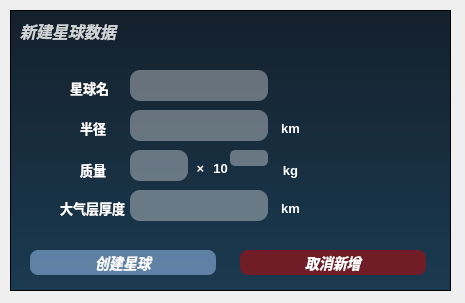
<?xml version="1.0" encoding="UTF-8"?>
<ui version="4.0">
 <class>Dialog</class>
 <widget class="QDialog" name="Dialog">
  <property name="geometry">
   <rect>
    <x>0</x>
    <y>0</y>
    <width>465</width>
    <height>303</height>
   </rect>
  </property>
  <property name="windowTitle">
   <string>Dialog</string>
  </property>
  <widget class="QFrame" name="frame">
   <property name="geometry">
    <rect>
     <x>10</x>
     <y>10</y>
     <width>441</width>
     <height>281</height>
    </rect>
   </property>
   <property name="styleSheet">
    <string notr="true">QFrame#frame{
	background-color:qlineargradient(x0:0,y1:0,x0:1,y2:2,stop:0 rgb(20,32,44),stop:1 rgb(32,85,117));
}</string>
   </property>
   <property name="frameShape">
    <enum>QFrame::StyledPanel</enum>
   </property>
   <property name="frameShadow">
    <enum>QFrame::Raised</enum>
   </property>
   <widget class="QPushButton" name="planet_create_">
    <property name="geometry">
     <rect>
      <x>20</x>
      <y>240</y>
      <width>189</width>
      <height>25</height>
     </rect>
    </property>
    <property name="maximumSize">
     <size>
      <width>16777215</width>
      <height>32</height>
     </size>
    </property>
    <property name="styleSheet">
     <string notr="true">QPushButton{
	color:rgb(255, 255, 255);
	background-color:rgba(165,205,255,125);
	border:0px outset rgb(255,255,255);
	border-radius:8px;
	text-align:center center;
	margin-right:3px;
	margin-bottom:0px;
	font-size:14px;
	font-style:italic;
	font-weight:bold;
	font:bold 18px &quot;Microsoft YaHei&quot;;
}
QPushButton:hover{
	background-color:rgba(165,205,255,80%);
	border:2px outset rgba(36,36,36,0);
}
QPushButton:pressed{
	background-color:rgba(165,205,255,90%);
	border:4px outset rgba(36,36,36,0);
}</string>
    </property>
    <property name="text">
     <string>创建星球</string>
    </property>
   </widget>
   <widget class="QPushButton" name="planet_delete_">
    <property name="geometry">
     <rect>
      <x>230</x>
      <y>240</y>
      <width>189</width>
      <height>25</height>
     </rect>
    </property>
    <property name="maximumSize">
     <size>
      <width>16777215</width>
      <height>32</height>
     </size>
    </property>
    <property name="styleSheet">
     <string notr="true">QPushButton{
	color:rgb(255, 255, 255);
	background-color:rgba(205, 0, 0,125);
	border:0px outset rgb(255,255,255);
	border-radius:8px;
	text-align:center center;
	margin-right:3px;
	margin-bottom:0px;
	font-size:14px;
	font-style:italic;
	font-weight:bold;
	font:bold 18px &quot;Microsoft YaHei&quot;;
}
QPushButton:hover{
	background-color:rgba(205,0,0,80%);
	border:2px outset rgba(36,36,36,0);
}
QPushButton:pressed{
	background-color:rgba(205,0,0,90%);
	border:4px outset rgba(36,36,36,0);
}</string>
    </property>
    <property name="text">
     <string>取消新增</string>
    </property>
   </widget>
   <widget class="QLabel" name="label_3">
    <property name="geometry">
     <rect>
      <x>10</x>
      <y>0</y>
      <width>101</width>
      <height>41</height>
     </rect>
    </property>
    <property name="styleSheet">
     <string notr="true">QLabel{
	color:rgba(255, 255, 255,0.8);
	font-size:16px;
	font-style:italic;
	font-weight:bold;
	font:bold 16px &quot;Microsoft YaHei&quot;;	
	background-color: rgba(255, 255, 255, 0%);
}</string>
    </property>
    <property name="text">
     <string>新建星球数据</string>
    </property>
   </widget>
   <widget class="QLabel" name="label">
    <property name="geometry">
     <rect>
      <x>70</x>
      <y>110</y>
      <width>31</width>
      <height>16</height>
     </rect>
    </property>
    <property name="styleSheet">
     <string notr="true">QLabel{
	background-color: rgba(255, 255, 255, 0%);
	color:rgb(255, 255, 255);
	font-size:13px;
	font-weight:bold;
	font:bold 13px &quot;Microsoft YaHei&quot;;
}</string>
    </property>
    <property name="text">
     <string>半径</string>
    </property>
   </widget>
   <widget class="QLineEdit" name="R">
    <property name="geometry">
     <rect>
      <x>120</x>
      <y>100</y>
      <width>141</width>
      <height>31</height>
     </rect>
    </property>
    <property name="cursor">
     <cursorShape>ArrowCursor</cursorShape>
    </property>
    <property name="focusPolicy">
     <enum>Qt::WheelFocus</enum>
    </property>
    <property name="layoutDirection">
     <enum>Qt::LeftToRight</enum>
    </property>
    <property name="styleSheet">
     <string notr="true">QLineEdit{
	color:rgb(255, 255, 255);
	background-color:rgba(255,255,255, 35%);
	border:0px outset rgb(255,255,255);
	border-radius:10px;
	text-align:center center;
	margin-right:3px;
	margin-bottom:0px;
	font-size:13px;
	font:13px &quot;Microsoft YaHei&quot;;
}</string>
    </property>
    <property name="alignment">
     <set>Qt::AlignCenter</set>
    </property>
    <property name="dragEnabled">
     <bool>false</bool>
    </property>
    <property name="readOnly">
     <bool>false</bool>
    </property>
   </widget>
   <widget class="QLabel" name="label_2">
    <property name="geometry">
     <rect>
      <x>70</x>
      <y>150</y>
      <width>31</width>
      <height>20</height>
     </rect>
    </property>
    <property name="styleSheet">
     <string notr="true">QLabel{
	background-color: rgba(255, 255, 255, 0%);
	color:rgb(255, 255, 255);
	font-size:13px;
	font-weight:bold;
	font:bold 13px &quot;Microsoft YaHei&quot;;
}</string>
    </property>
    <property name="text">
     <string>质量</string>
    </property>
   </widget>
   <widget class="QLineEdit" name="M1">
    <property name="geometry">
     <rect>
      <x>120</x>
      <y>140</y>
      <width>61</width>
      <height>31</height>
     </rect>
    </property>
    <property name="cursor">
     <cursorShape>ArrowCursor</cursorShape>
    </property>
    <property name="focusPolicy">
     <enum>Qt::WheelFocus</enum>
    </property>
    <property name="layoutDirection">
     <enum>Qt::LeftToRight</enum>
    </property>
    <property name="styleSheet">
     <string notr="true">QLineEdit{
	color:rgb(255, 255, 255);
	background-color:rgba(255,255,255, 35%);
	border:0px outset rgb(255,255,255);
	border-radius:10px;
	text-align:center center;
	margin-right:3px;
	margin-bottom:0px;
	font-size:13px;
	font:13px &quot;Microsoft YaHei&quot;;
}</string>
    </property>
    <property name="alignment">
     <set>Qt::AlignCenter</set>
    </property>
    <property name="dragEnabled">
     <bool>false</bool>
    </property>
    <property name="readOnly">
     <bool>false</bool>
    </property>
   </widget>
   <widget class="QLabel" name="label_6">
    <property name="geometry">
     <rect>
      <x>270</x>
      <y>110</y>
      <width>21</width>
      <height>16</height>
     </rect>
    </property>
    <property name="styleSheet">
     <string notr="true">QLabel{
	background-color: rgba(255, 255, 255, 0%);
	color:rgb(255, 255, 255);
	font-size:13px;
	font-weight:bold;
	font:bold 13px &quot;Microsoft YaHei&quot;;
}</string>
    </property>
    <property name="text">
     <string>km</string>
    </property>
    <property name="alignment">
     <set>Qt::AlignCenter</set>
    </property>
   </widget>
   <widget class="QLabel" name="label_7">
    <property name="geometry">
     <rect>
      <x>180</x>
      <y>150</y>
      <width>21</width>
      <height>16</height>
     </rect>
    </property>
    <property name="styleSheet">
     <string notr="true">QLabel{
	background-color: rgba(255, 255, 255, 0%);
	color:rgb(255, 255, 255);
	font-size:13px;
	font-weight:bold;
	font:bold 13px &quot;Microsoft YaHei&quot;;
}</string>
    </property>
    <property name="text">
     <string>×</string>
    </property>
    <property name="alignment">
     <set>Qt::AlignCenter</set>
    </property>
   </widget>
   <widget class="QLineEdit" name="M10">
    <property name="geometry">
     <rect>
      <x>220</x>
      <y>140</y>
      <width>41</width>
      <height>16</height>
     </rect>
    </property>
    <property name="cursor">
     <cursorShape>ArrowCursor</cursorShape>
    </property>
    <property name="focusPolicy">
     <enum>Qt::WheelFocus</enum>
    </property>
    <property name="layoutDirection">
     <enum>Qt::LeftToRight</enum>
    </property>
    <property name="styleSheet">
     <string notr="true">QLineEdit{
	color:rgb(255, 255, 255);
	background-color:rgba(255,255,255, 35%);
	border:0px outset rgb(255,255,255);
	border-radius:5px;
	text-align:center center;
	margin-right:3px;
	margin-bottom:0px;
	font-size:10px;
	font:10px bold &quot;Microsoft YaHei&quot;;
}</string>
    </property>
    <property name="alignment">
     <set>Qt::AlignCenter</set>
    </property>
    <property name="dragEnabled">
     <bool>false</bool>
    </property>
    <property name="readOnly">
     <bool>false</bool>
    </property>
   </widget>
   <widget class="QLabel" name="label_8">
    <property name="geometry">
     <rect>
      <x>200</x>
      <y>150</y>
      <width>21</width>
      <height>16</height>
     </rect>
    </property>
    <property name="styleSheet">
     <string notr="true">QLabel{
	background-color: rgba(255, 255, 255, 0%);
	color:rgb(255, 255, 255);
	font-size:13px;
	font-weight:bold;
	font:bold 13px &quot;Microsoft YaHei&quot;;
}</string>
    </property>
    <property name="text">
     <string>10</string>
    </property>
    <property name="alignment">
     <set>Qt::AlignCenter</set>
    </property>
   </widget>
   <widget class="QLabel" name="label_9">
    <property name="geometry">
     <rect>
      <x>270</x>
      <y>150</y>
      <width>21</width>
      <height>21</height>
     </rect>
    </property>
    <property name="styleSheet">
     <string notr="true">QLabel{
	background-color: rgba(255, 255, 255, 0%);
	color:rgb(255, 255, 255);
	font-size:13px;
	font-weight:bold;
	font:bold 13px &quot;Microsoft YaHei&quot;;
}</string>
    </property>
    <property name="text">
     <string>kg</string>
    </property>
    <property name="alignment">
     <set>Qt::AlignCenter</set>
    </property>
   </widget>
   <widget class="QLabel" name="label_4">
    <property name="geometry">
     <rect>
      <x>50</x>
      <y>190</y>
      <width>71</width>
      <height>16</height>
     </rect>
    </property>
    <property name="styleSheet">
     <string notr="true">QLabel{
	background-color: rgba(255, 255, 255, 0%);
	color:rgb(255, 255, 255);
	font-size:13px;
	font-weight:bold;
	font:bold 13px &quot;Microsoft YaHei&quot;;
}</string>
    </property>
    <property name="text">
     <string>大气层厚度</string>
    </property>
   </widget>
   <widget class="QLineEdit" name="D">
    <property name="geometry">
     <rect>
      <x>120</x>
      <y>180</y>
      <width>141</width>
      <height>31</height>
     </rect>
    </property>
    <property name="cursor">
     <cursorShape>ArrowCursor</cursorShape>
    </property>
    <property name="focusPolicy">
     <enum>Qt::WheelFocus</enum>
    </property>
    <property name="layoutDirection">
     <enum>Qt::LeftToRight</enum>
    </property>
    <property name="styleSheet">
     <string notr="true">QLineEdit{
	color:rgb(255, 255, 255);
	background-color:rgba(255,255,255, 35%);
	border:0px outset rgb(255,255,255);
	border-radius:10px;
	text-align:center center;
	margin-right:3px;
	margin-bottom:0px;
	font-size:13px;
	font:13px &quot;Microsoft YaHei&quot;;
}</string>
    </property>
    <property name="alignment">
     <set>Qt::AlignCenter</set>
    </property>
    <property name="dragEnabled">
     <bool>false</bool>
    </property>
    <property name="readOnly">
     <bool>false</bool>
    </property>
   </widget>
   <widget class="QLabel" name="label_10">
    <property name="geometry">
     <rect>
      <x>270</x>
      <y>190</y>
      <width>21</width>
      <height>16</height>
     </rect>
    </property>
    <property name="styleSheet">
     <string notr="true">QLabel{
	background-color: rgba(255, 255, 255, 0%);
	color:rgb(255, 255, 255);
	font-size:13px;
	font-weight:bold;
	font:bold 13px &quot;Microsoft YaHei&quot;;
}</string>
    </property>
    <property name="text">
     <string>km</string>
    </property>
    <property name="alignment">
     <set>Qt::AlignCenter</set>
    </property>
   </widget>
   <widget class="QLabel" name="label_5">
    <property name="geometry">
     <rect>
      <x>60</x>
      <y>70</y>
      <width>41</width>
      <height>16</height>
     </rect>
    </property>
    <property name="styleSheet">
     <string notr="true">QLabel{
	background-color: rgba(255, 255, 255, 0%);
	color:rgb(255, 255, 255);
	font-size:13px;
	font-weight:bold;
	font:bold 13px &quot;Microsoft YaHei&quot;;
}</string>
    </property>
    <property name="text">
     <string>星球名</string>
    </property>
   </widget>
   <widget class="QLineEdit" name="name">
    <property name="geometry">
     <rect>
      <x>120</x>
      <y>60</y>
      <width>141</width>
      <height>31</height>
     </rect>
    </property>
    <property name="cursor">
     <cursorShape>ArrowCursor</cursorShape>
    </property>
    <property name="focusPolicy">
     <enum>Qt::WheelFocus</enum>
    </property>
    <property name="layoutDirection">
     <enum>Qt::LeftToRight</enum>
    </property>
    <property name="styleSheet">
     <string notr="true">QLineEdit{
	color:rgb(255, 255, 255);
	background-color:rgba(255,255,255, 35%);
	border:0px outset rgb(255,255,255);
	border-radius:10px;
	text-align:center center;
	margin-right:3px;
	margin-bottom:0px;
	font-size:13px;
	font:13px &quot;Microsoft YaHei&quot;;
}</string>
    </property>
    <property name="alignment">
     <set>Qt::AlignCenter</set>
    </property>
    <property name="dragEnabled">
     <bool>false</bool>
    </property>
    <property name="readOnly">
     <bool>false</bool>
    </property>
   </widget>
  </widget>
 </widget>
 <resources/>
 <connections/>
</ui>
